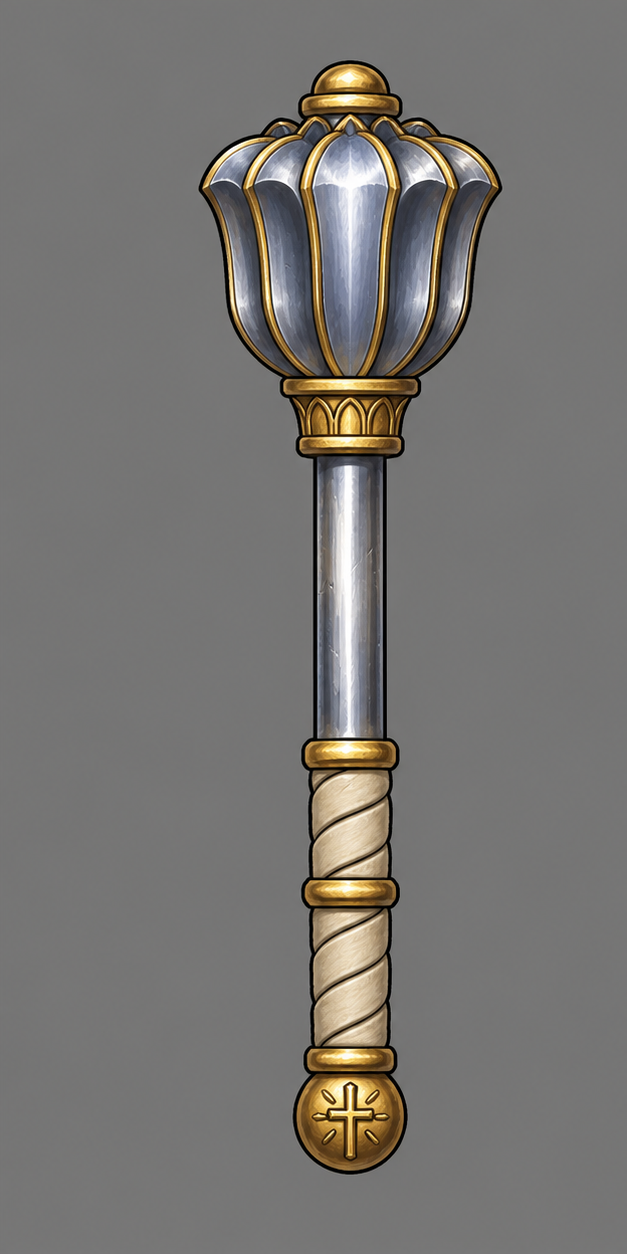
#> input picture Animations/Cleric/source/cleric_mace_source.png, 627 x 1254 px, given in place of cut.png, which was not available
$ python make_wand_between.py
#> lines starting #> are read from the running program, lines starting #| are printed output that depends on the picture; after the words box and inside, x2 and y2 are one past the last pixel; in counts of white or black regions, pixels touching at a corner belong together
"""Makes the Cleric's wand picture source/assets/wand.png (2026-11-22): the user's generated wand (cleric_wand_source.png) NARROWED row by row.

Every row of the cut-out is squeezed towards the wand's axis by a factor that is smooth from row to row:
  --shaft 0.58   the crystal, the cup and the shaft keep 58% of their width (the heights are untouched, so the item's Length and its grip point in the page do not change)
  --pommel 0.88  the round pommel keeps 88% (it must stay a ball: a smaller squeeze at the bottom, blended in over the rows above it)
0.58 and 0.88 are the thickness the user chose (the defaults below).

  python Animations/Cleric/source/make_wand_between.py [--shaft 0.58] [--pommel 0.88]     -> source/assets/wand.png (then: source/tools/embed_item_art.py, source/tools/build.py)
Needs pillow, numpy and scipy (and source/tools/cut_item.py).
"""
import argparse
import pathlib
import subprocess
import sys
import tempfile

import numpy as np
from PIL import Image
from scipy import ndimage as ndi

HERE = pathlib.Path(__file__).resolve().parent
ROOT = HERE.parents[2]
SRC = HERE / "cleric_wand_source.png"
OUT = ROOT / "source" / "assets" / "wand.png"

ap = argparse.ArgumentParser()
ap.add_argument("--shaft", type=float, default=0.58)          # the user's choice (2026-11-22)
ap.add_argument("--pommel", type=float, default=0.88)
ap.add_argument("--ball-from", type=float, default=0.885, help="share of the height where the factor starts to grow towards the pommel's")
ap.add_argument("--ball-to", type=float, default=0.935, help="share of the height where the pommel's factor is reached")
ap.add_argument("--out", default=str(OUT))
a = ap.parse_args()

with tempfile.TemporaryDirectory() as td:
    cut = pathlib.Path(td) / "cut.png"
    subprocess.run([sys.executable, str(ROOT / "source" / "tools" / "cut_item.py"), str(SRC), str(cut), "--max-height", "1000"], check=True, stdout=subprocess.DEVNULL)
#> (this line was passed over: subprocess is not available in this run)
    im = Image.open(cut).convert("RGBA")
arr = np.asarray(im).astype(np.float32)
H, W = arr.shape[:2]
#> H = 1254; W = 627
alpha = arr[..., 3] / 255.0
#> alpha: shape (1254, 627) float32; every value is 1

# the wand's axis: the middle of the shaft rows (the cup's horns are not symmetric)
rows = np.arange(int(H * 0.45), int(H * 0.80))
#> rows = 439 values from 564 to 1002
xs = [np.where(alpha[r] > 0.5)[0] for r in rows]
#> xs = 439 items
axis = float(np.mean([(x.min() + x.max()) / 2.0 for x in xs if len(x)]))
#> axis = 313

# the factor per row: shaft factor down to the ball, then a smooth blend to the pommel's
y = np.arange(H) / (H - 1.0)
#> y = 1254 values from 0 to 1
t = np.clip((y - a.ball_from) / max(1e-6, a.ball_to - a.ball_from), 0, 1)
#> t = 1254 values from 0 to 1
t = t * t * (3 - 2 * t)
f = a.shaft + (a.pommel - a.shaft) * t
#> f = 1254 values from 0.58 to 0.88
f = ndi.gaussian_filter1d(f, 6)

# resample every row about the axis (premultiplied colour, so the outline has no halo)
pm = arr.copy()
pm[..., :3] *= alpha[..., None]
Wout = W
#> Wout = 627
xo = np.arange(Wout, dtype=np.float32)
out = np.zeros_like(pm)
for yy in range(H):
    src = axis + (xo - axis) / f[yy]
    for c in range(4):
        out[yy, :, c] = np.interp(src, np.arange(W), pm[yy, :, c], left=0, right=0)
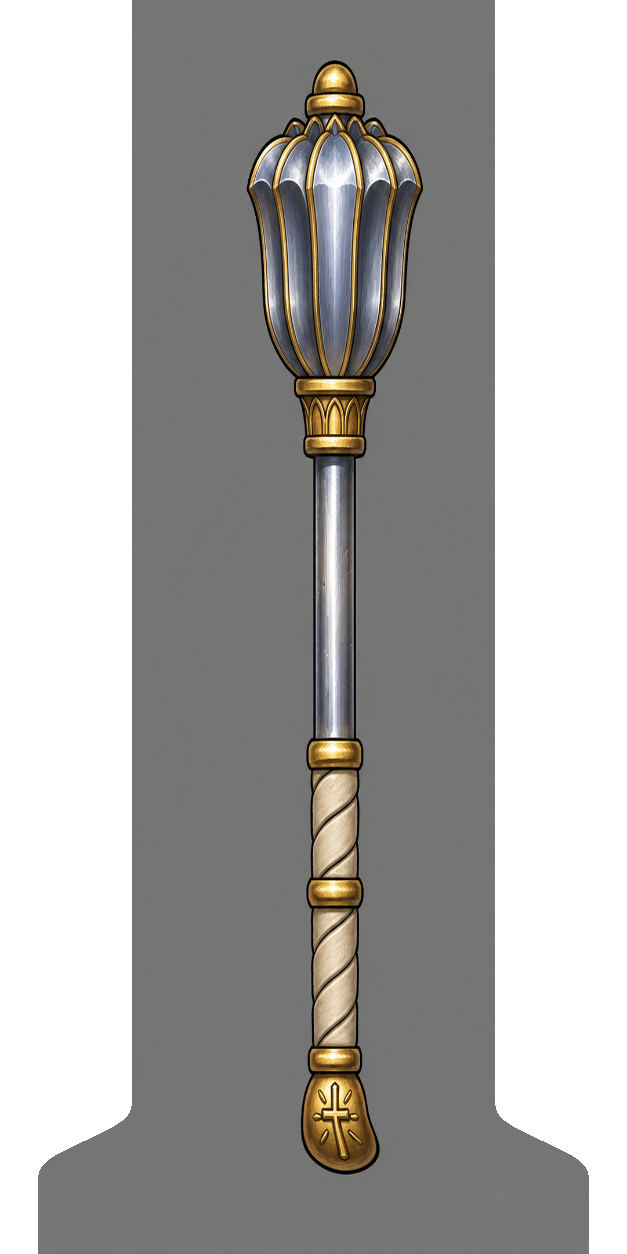
#> out: shape (1254, 627, 4) float32; mean R, G, B, A 72.4, 70.9, 69, 155.1; transparent parts drawn white
oa = out[..., 3] / 255.0
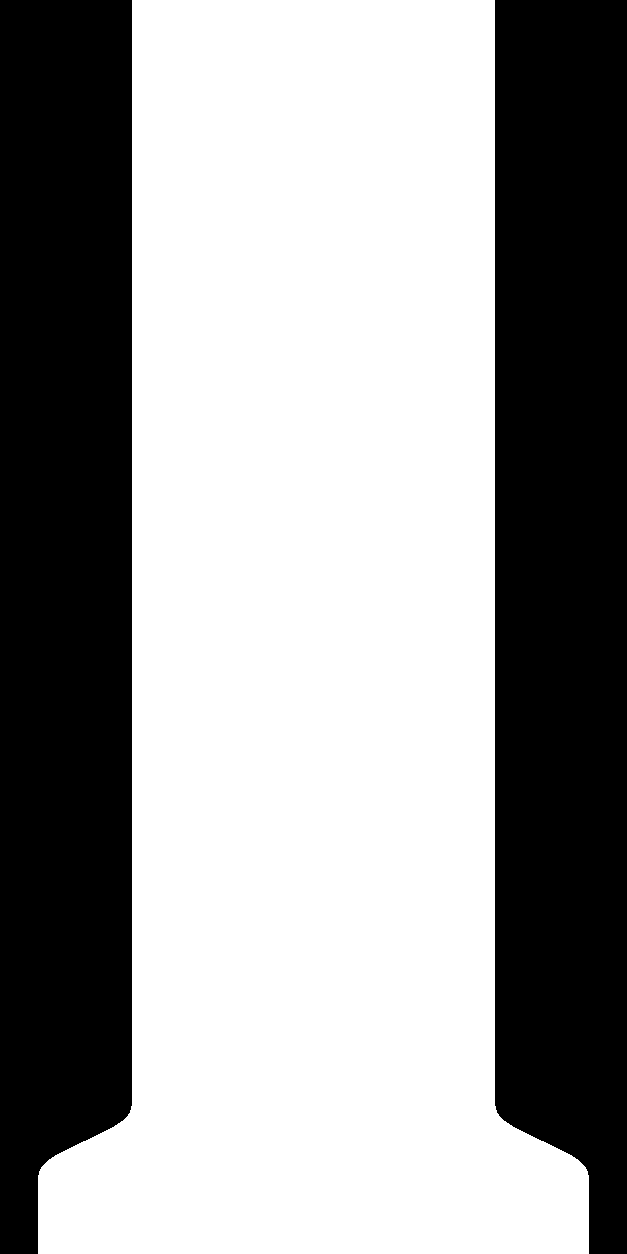
#> oa: shape (1254, 627) float32; values 0 (black) and 1 (white), 60.6% white; 2 black regions, box (x1, y1, x2, y2) and area: (0, 0, 132, 1254) 154883, (495, 0, 627, 1254) 154883
res = out.copy()
res[..., :3] = np.where(oa[..., None] > 1e-3, out[..., :3] / np.maximum(oa[..., None], 1e-3), 0)
img = Image.fromarray(np.clip(res, 0, 255).astype(np.uint8), "RGBA")
bbox = img.getchannel("A").point(lambda v: 255 if v > 8 else 0).getbbox()
#> bbox = (38, 0, 589, 1254)
img = img.crop((max(0, bbox[0] - 3), 0, min(Wout, bbox[2] + 3), H))
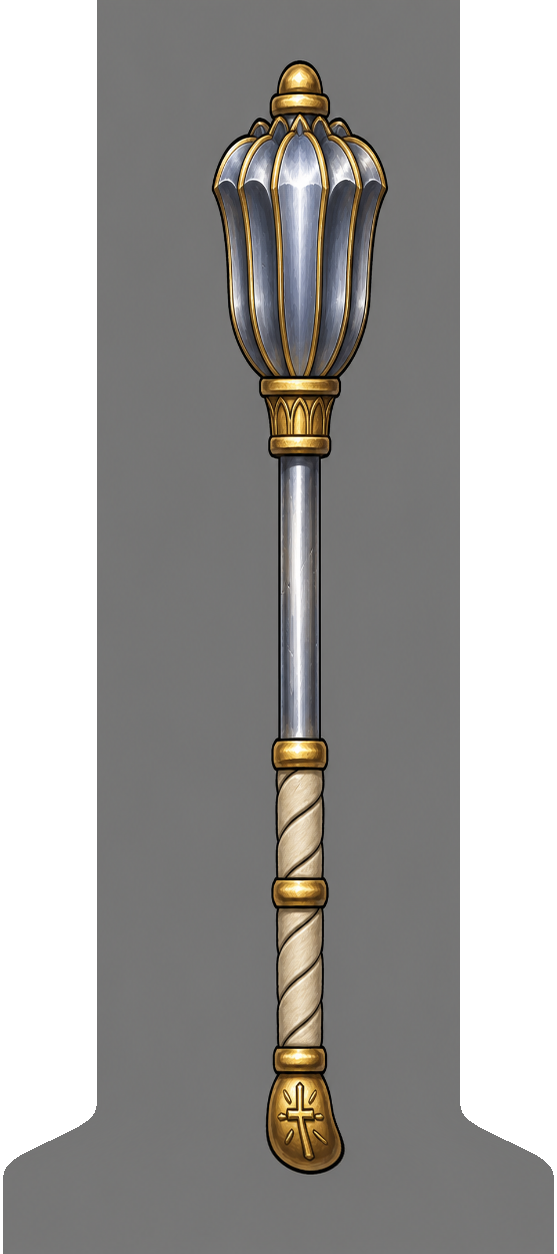
#> img: PIL image 557x1254 RGBA; mean R, G, B, A 81.2, 79.7, 77.6, 174; transparent parts drawn white
img.save(a.out)
print("wand", img.size, "shaft", a.shaft, "pommel", a.pommel, "axis", round(axis, 1), "->", a.out)
#| wand (557, 1254) shaft 0.58 pommel 0.88 axis 313.0 -> source/assets/wand.png
